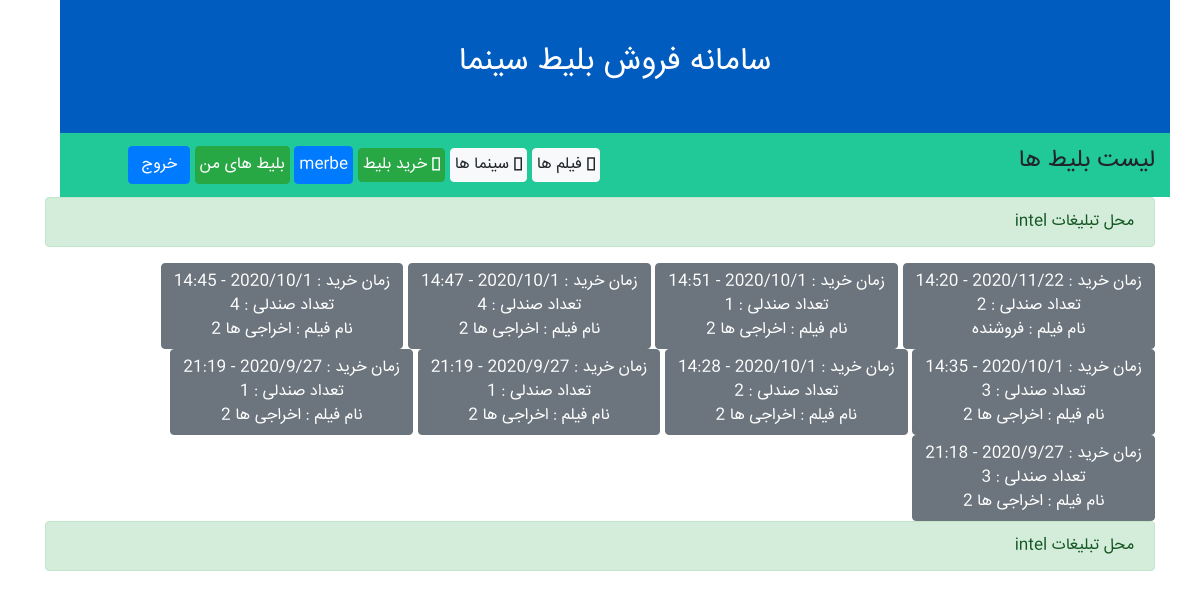
The page /ticket/list (signed in) on the database its author committed.
### ticketing/models.py (models this page shows, shortened)
class Ticket(models.Model):
    class Meta:
        verbose_name = 'بلیت'
        verbose_name_plural = 'ها'
    showtime = models.ForeignKey('ShowTime', on_delete=models.PROTECT, verbose_name='سانس')
    customer = models.ForeignKey('accounts.Profile', on_delete=models.PROTECT, verbose_name="کاربر")
    seat_count = models.IntegerField('تعداد صندلی')
    order_time = models.DateTimeField('زمان خرید', auto_now_add=True)

class ShowTime(models.Model):
    class Meta:
        verbose_name = "سانس"
        verbose_name_plural = "سانس ها"
    movie = models.ForeignKey('Movie', on_delete=models.PROTECT, verbose_name="نام فیلم")
    cinema = models.ForeignKey('Cinema', on_delete=models.PROTECT, verbose_name="نام سینما")
    start_time = models.DateTimeField("زمان سانس")
    price = models.IntegerField("قیمت")
    sabale_seats = models.IntegerField('تعداد صندلی ها')
    free_seats = models.IntegerField("تعداد صندلی خالی")
    """
    define constant for choice status of showtime
    """
    SALE_NOT_STARTED = 1
    SALE_OPEN = 2
    TICKETS_SALE = 3
    SALE_CLOSED = 4
    MOVIE_PLAYED = 5
    SHOW_CANSELED = 6
    status_choice = (
        (SALE_NOT_STARTED, "فروش آغاز نشده"),
        (SALE_OPEN, "در حال فروش بلیط"),
        (TICKETS_SALE, "بلیط ها تمام شد"),
        (SALE_CLOSED, "فروش بلیط بسته شد"),
        (MOVIE_PLAYED, "فیلم پخش شد"),
        (SHOW_CANSELED, "سانس لغو شد"),
    )
    status = models.IntegerField("وضعیت", choices=status_choice)

class Movie(models.Model):
    class Meta:
        verbose_name = "فیلم"
        verbose_name_plural = "فیلم ها"
    name = models.CharField(max_length=100, verbose_name="نام فیلم")
    director = models.CharField(max_length=50, verbose_name="کارگردان فیلم")
    year = models.IntegerField(default=1380, verbose_name="سال ساخت فیلم")
    length = models.IntegerField(default=120, verbose_name="زمان فیلم")
    description = models.TextField("توضیحات", null=True)
    poster = models.ImageField("پوستر", upload_to='imageposter/')

### ticketing/views.py (the view)
# urls.py: path('ticket/list', views.ticket_list, name='ticket_list'), # view for show ticket list
@login_required
def ticket_list(request):
    tickets = Ticket.objects.filter(customer=request.user.profile).order_by('-order_time')
    context = {
        'tickets': tickets
    }
    return render(request, 'ticketing/ticket_list.html', context)

### ticketing/templates/ticketing/ticket_list.html
{% extends 'ticketing/base_page.html' %}
{% block toolbar_title %}
    لیست بلیط ها
{% endblock %}
{% block main_content %}
    {% for ticket in tickets %}
        <div class="btn btn-secondary">
            <div>
                زمان خرید  : {{ ticket.order_time|date:'Y/n/j - H:i' }}
            </div>
            <div>
                تعداد صندلی : {{ ticket.seat_count }}
            </div>
            <div>
                نام فیلم : {{ ticket.showtime.movie.name }}
            </div>
        </div>
    {% endfor %}
{% endblock %}

### ticketing/templates/ticketing/base_page.html (shortened to what this page needs)
{% load static %}
<!DOCTYPE html>
<html lang="en" dir="rtl">
<head>
    <link rel="stylesheet" type="text/css" href="{% static "ticketing/css/bootstrap.rtl.css" %}">
    <link rel="stylesheet" type="text/css" href="{% static "ticketing/css/bootstrap-grid.rtl.css" %}">
    <link rel="stylesheet" type="text/css" href="{% static "ticketing/css/fontawesome.css" %}">
    <link rel="stylesheet" type="text/css" href="{% static "ticketing/css/all.css" %}">
    <link rel="stylesheet" type="text/css" href="{% static "ticketing/css/main.css" %}">
</head>
<body style="direction: rtl;!important">
    <body dir="rtl">
    <div class="container" id="countainer">
        <div class="row align-items-center" id="header">
            <div class="col text-center">
                <h2>سامانه فروش بلیط سینما</h2>
            </div>
        </div>
        <div class="row align-items-center" id="toolbar">
            <div class="col-6 ">
                <h4>
                    {% block toolbar_title %}
                    {% endblock %}
                </h4>
            </div>
            <div class="col-6 text-left">
               {% block toolbar_button %}
                    <a class="button-fix btn btn-light py-1 px-1" href="{% url 'ticketing_app:movie_list' %}">
                          <i class="fa fa-film" aria-hidden="true"></i>
                             فیلم ها
                    </a>
                    <a class="button-fix btn btn-light py-1 px-1" href="{% url 'ticketing_app:cinema_list' %}">
                          <i class="fa fa-building" aria-hidden="true"></i>
                          سینما ها
                    </a>
                    <a class="button-fix btn btn-success py-1 px-1" href="{% url 'ticketing_app:showtime_list' %}">
                          <i class="fa fa-building" aria-hidden="true"></i>
                          خرید بلیط
                    </a>
                   {% if user.is_authenticated %}
                        <a class="btn btn-primary px-1" href="{% url 'accounts:profile_details' %}" >
                            {{ user.username}}
                        </a>
                         <a class="btn btn-success px-1" href="{% url 'ticketing_app:ticket_list'%}" >
                            بلیط های من
                        </a>
                        <a class="btn btn-primary" href="{% url 'accounts:logout' %}" >
                            خروج
                        </a>
                   {% else %}
                       <a class="button-fix btn btn-primary py-1 px-2 mr-3" href="{% url 'accounts:login'%}">
                          <i class="fa fa-building" aria-hidden="true"></i>
                          ورود
                        </a>
                   {% endif %}
               {% endblock %}
            </div>
        </div>
        {% include "ticketing/_ad.html" with company="intel" color="success"%}
        {% block main_content %}
        {% endblock %}
        {% include "ticketing/_ad.html" with company="intel" color="success"%}
    </div>
</body>
</html>

### ticketing/static/ticketing/css/all.css (style rules this page uses)
.fa, .fas, .far, .fal, .fad, .fab { -moz-osx-font-smoothing: grayscale; -webkit-font-smoothing: antialiased; display: inline-block; font-style: normal; font-variant: normal; text-rendering: auto; line-height: 1; }
.fa-building:before { content: "\f1ad"; }
.fa-film:before { content: "\f008"; }
.fa, .fas { font-family: 'Font Awesome 5 Free'; font-weight: 900; }

### ticketing/static/ticketing/css/main.css (style rules this page uses)
#header { width: 100%; height: 5em; background-color: #005cbf; font-size: 20pt; color: #ffffff; }
#toolbar { width: 100%; background-color: #20c997; height: 8vh; }
.button-fix { text-align: left; }

### rows shown on the page
Ticket: order_time "2020/11/22 - 14:20", seat_count "2", showtime.movie.name "فروشنده"
Ticket: order_time "2020/10/1 - 14:51", seat_count "1", showtime.movie.name "اخراجی ها 2"
Ticket: order_time "2020/10/1 - 14:47", seat_count "4", showtime.movie.name "اخراجی ها 2"
Ticket: order_time "2020/10/1 - 14:45", seat_count "4", showtime.movie.name "اخراجی ها 2"
Ticket: order_time "2020/10/1 - 14:35", seat_count "3", showtime.movie.name "اخراجی ها 2"
Ticket: order_time "2020/10/1 - 14:28", seat_count "2", showtime.movie.name "اخراجی ها 2"
Ticket: order_time "2020/9/27 - 21:19", seat_count "1", showtime.movie.name "اخراجی ها 2"
Ticket: order_time "2020/9/27 - 21:19", seat_count "1", showtime.movie.name "اخراجی ها 2"
Ticket: order_time "2020/9/27 - 21:18", seat_count "3", showtime.movie.name "اخراجی ها 2"

### other values the page prints
{{ user.username }} "merbe"
{{ company }} "intel intel"
